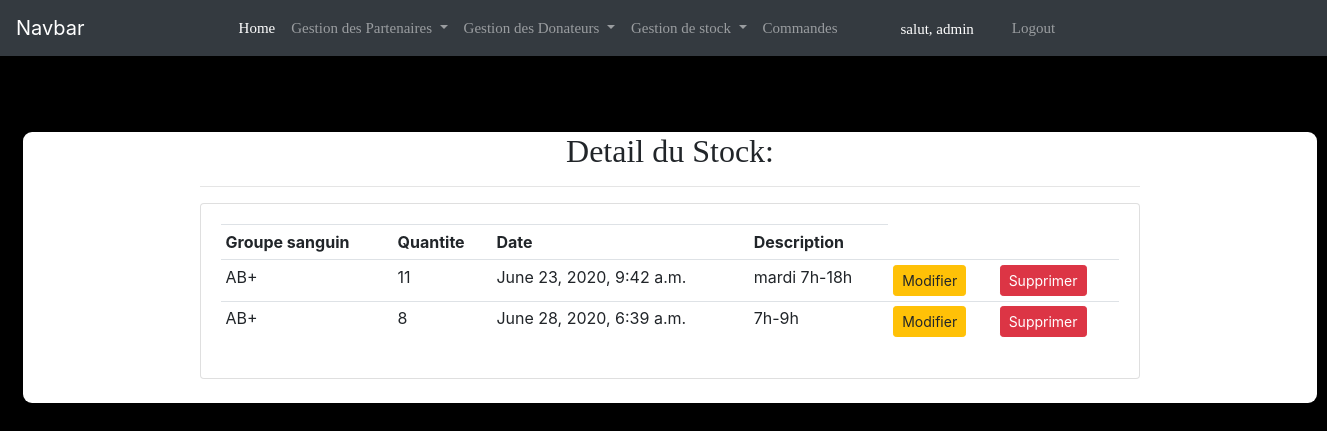
Screenshot of /detail_stock/ (signed in) with the database file from the repository.
### blood_bank_app/models.py (models this page shows, shortened)
class Stock(models.Model):
    stock_groupe = models.ForeignKey(Sang, null=True, on_delete = models.SET_NULL)
    quantite = models.IntegerField()
    date = models.DateTimeField(auto_now_add=True, null=True)
    description = models.CharField(max_length=40)

class Sang(models.Model):
    nom = models.CharField(max_length=30)
    def __str__(self):
        return self.nom

### blood_bank_app/views.py (the view)
# urls.py: path('detail_stock/', views.stock_detail, name='stock'),
@login_required(login_url='login')
def stock_detail(request):
    stock = Stock.objects.all()
    return render(request, 'app/detail_stock.html', {'stock' : stock})

### templates/app/detail_stock.html
{% extends 'app/main.html' %}
{% block content %}
<body style="background-color: black;">
    <div style="border-radius: 9px;background-color: white;width: 1294px;margin-left: 23px;margin-top: 76px;">
        <center><div class="col-md-9">
            <h2 style="font-family: 'Dancing Script', cursive;margin-top: 40px;">Detail du Stock:</h2>
            <hr>
            <div class="card card-body">
                <table class="table table-sm">
                    <tr>
                        <th>Groupe sanguin</th>
                        <th>Quantite</th>
                        <th>Date</th>
                        <th>Description</th>
                    </tr>
                    {% for i in stock %}
                        <tr>
                            <td>{{i.stock_groupe}}</td>
                            <td>{{i.quantite}}</td>
                            <td>{{i.date}}</td>
                            <td>{{i.description}}</td>
                            <td><a class="btn btn-sm btn-warning" href="{% url 'update_stock' i.id %}">Modifier</a></td>
                            <td><a class="btn btn-sm btn-danger" href="{% url 'delete_stock' i.id %}">Supprimer</a></td>
                        </tr>
                        {% endfor %}
                </table>
            </div>
        </div>
        <br>
        </center>
    </div>
</body>
{% endblock %}

### templates/app/navbar.html (shortened to what this page needs)
 <!DOCTYPE html>
 <html lang="en">
 <head>
 </head>
 <body>
  <nav class="navbar navbar-expand-lg navbar-dark bg-dark">
    <a class="navbar-brand" href="{% url 'home' %}">Navbar</a>
    <div class="collapse navbar-collapse" id="navbarNav">
      <ul class="navbar-nav" style="margin-left: 130px;">
        <li class="nav-item active">
          <a class="nav-link" href="{% url 'home' %}" style="font-family: 'Dancing Script', cursive;font-size: 15px;">Home</a>
        </li>
        {% if request.user.is_staff %}
        <li class="nav-item dropdown">
          <a class="nav-link dropdown-toggle" href="#" id="navbarDropdownMenuLink" style="font-family: 'Dancing Script', cursive;font-size: 15px;" data-toggle="dropdown" aria-haspopup="true" aria-expanded="false">
           Gestion des Partenaires
          </a>
        </li>
        <li class="nav-item dropdown">
          <a class="nav-link dropdown-toggle" href="#" id="navbarDropdownMenuLink" style="font-family: 'Dancing Script', cursive;font-size: 15px;" data-toggle="dropdown" aria-haspopup="true" aria-expanded="false">
           Gestion des Donateurs
          </a>
        </li>
          <li class="nav-item dropdown">
          <a class="nav-link dropdown-toggle" href="#" id="navbarDropdownMenuLink" style="font-family: 'Dancing Script', cursive;font-size: 15px;" data-toggle="dropdown" aria-haspopup="true" aria-expanded="false">
           Gestion de stock
          </a>
        </li>
        <li class="nav-item ">
          <a class="nav-link" href="{% url 'commandes' %}" style="font-family: 'Dancing Script', cursive;font-size: 15px;">Commandes</a>
        </li>
        <span style="margin-top: 9px;margin-left: 55px;color: white;font-family: 'Dancing Script', cursive;font-size: 15px;">salut, {{request.user}}</span>
           {% endif%}
         <li class="nav-item">
            <a class="nav-link" href="{% url 'logout' %}" style="font-family: 'Dancing Script', cursive;margin-left:30px;font-size: 15px;">Logout</a>
          </li>
      </ul>
    </div>
  </nav>
 </body>
 </html>

### rows the page displays
Stock: stock_groupe "AB+", quantite "11", date "June 23, 2020, 9:42 a.m.", description "mardi 7h-18h"
Stock: stock_groupe "AB+", quantite "8", date "June 28, 2020, 6:39 a.m.", description "7h-9h"

### other values shown
{{ request.user }} "admin"
